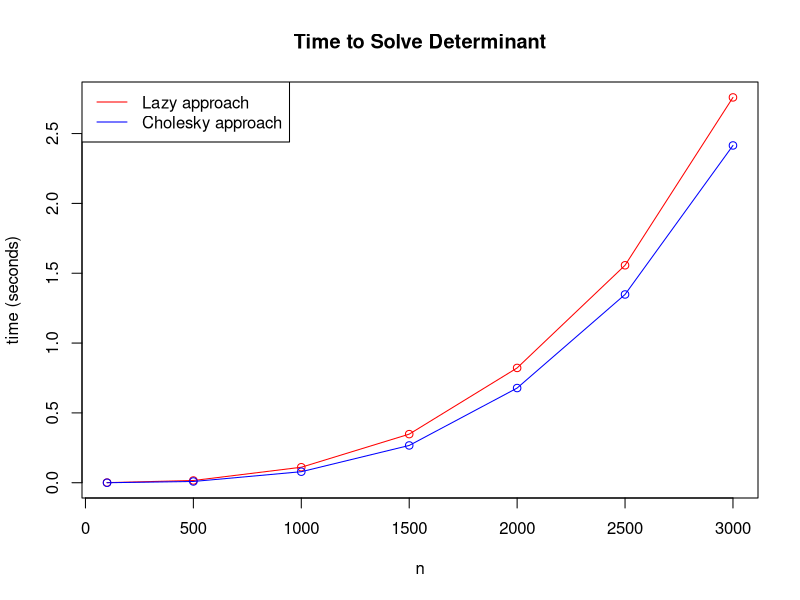

Write the R code that produced this figure.
library(fields)

n <- c(100,500,1000,1500,2000,2500,3000)
lazy <- vector()
good <- vector()

for(i in (1:7)){
  x <- seq(0, 10, length = n[i])
  dists <- rdist(x)
  Sigma <- exp(-dists)
  lazy[i] = system.time(determinant(Sigma,log = TRUE)$mod)[3]
  good[i] = system.time(2*sum(log(diag(chol(Sigma)))))[3]
}

plot(n,lazy,col = "red", xlab = "n", ylab = "time (seconds)", main = "Time to Solve Determinant")
lines(n,lazy,col = "red")

points(n,good,col = "blue")
lines(n,good,col = "blue")

legend(x = "topleft", legend=c("Lazy approach","Cholesky approach"),lty=1,col=c("red","blue"))
